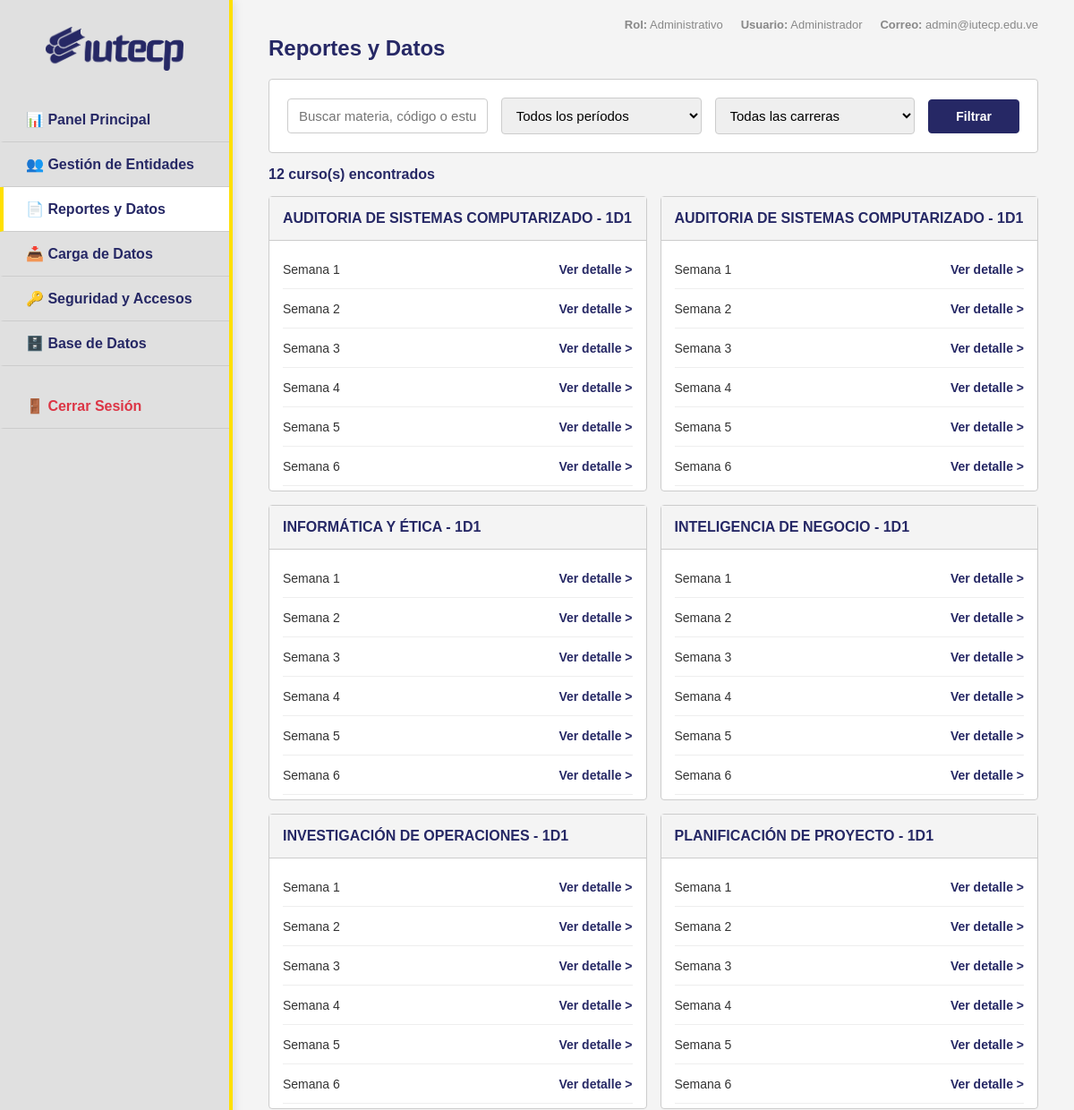
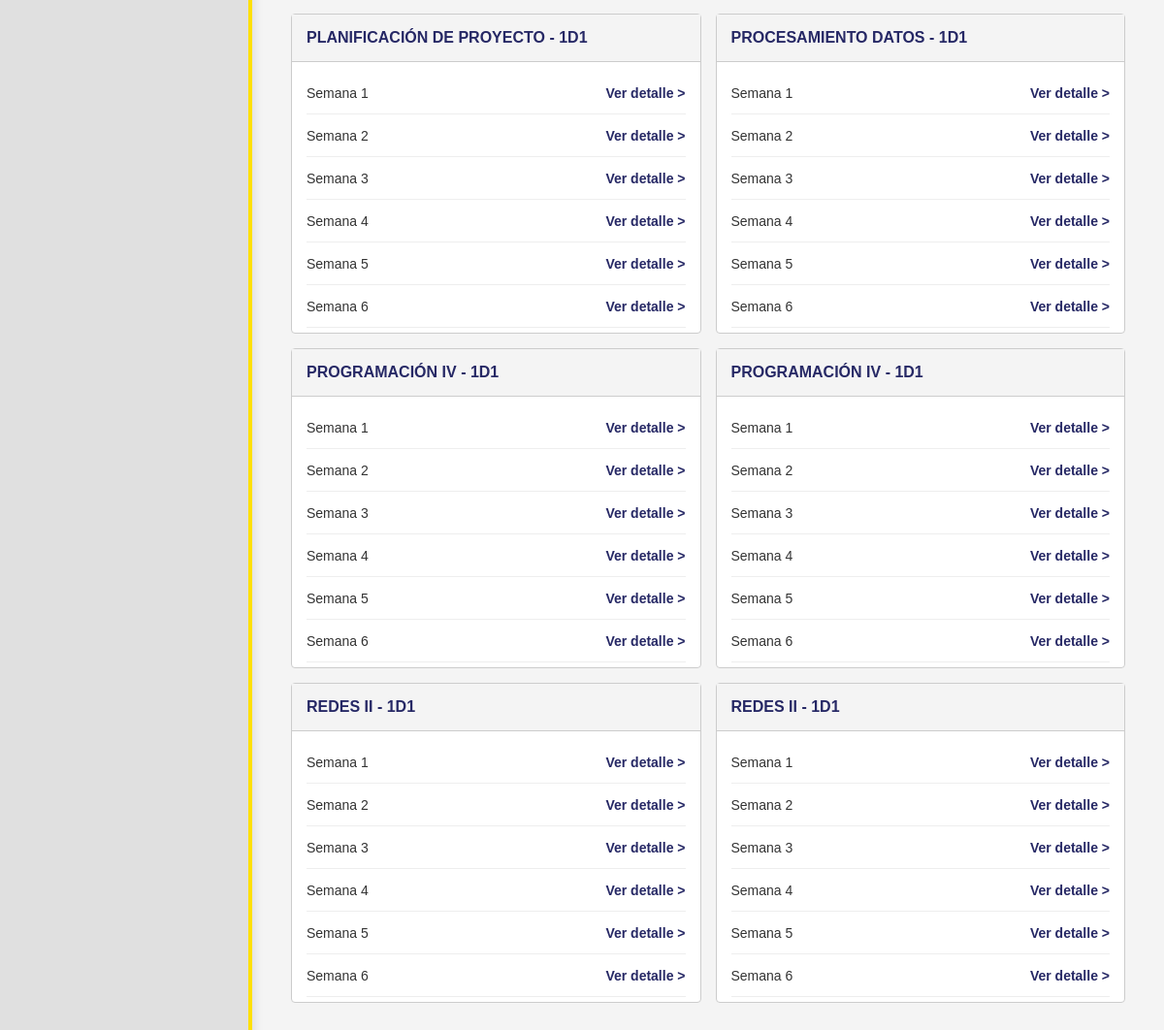
Page /admin/reportes.php (signed in) on the earlier database version (2 pictures, top to bottom).
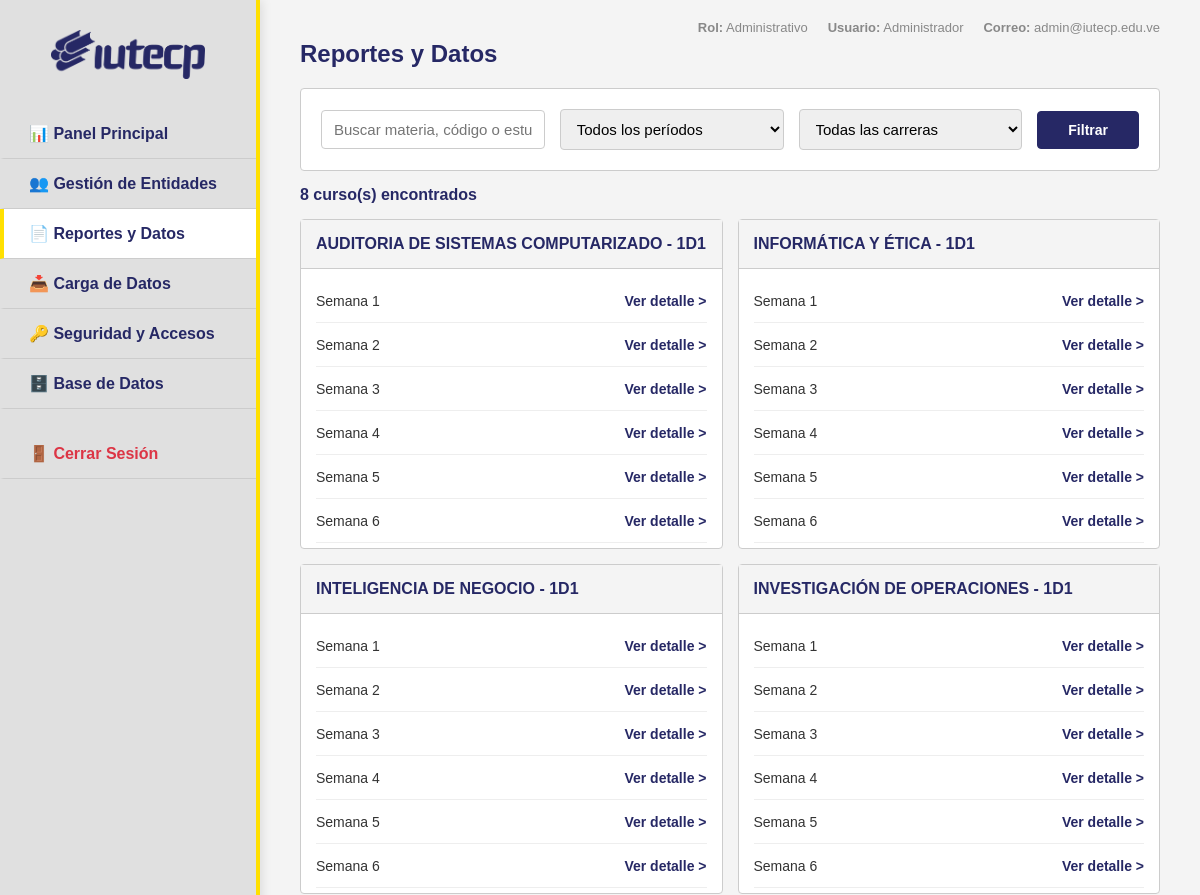
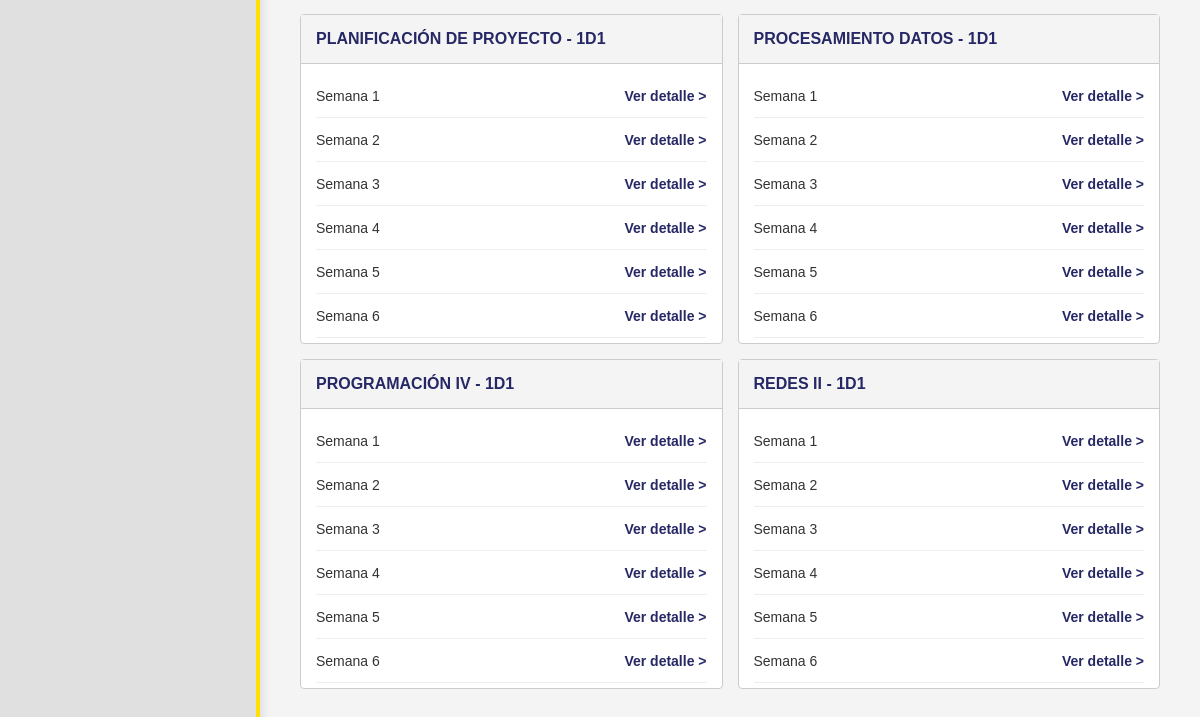
Same page on the later database version (2 pictures, top to bottom).
### tables this page shows
CREATE TABLE `cursos` (
  `id` int(11) NOT NULL AUTO_INCREMENT,
  `nombre` varchar(255) NOT NULL,
  `codigo` varchar(50) DEFAULT NULL,
  `carrera_id` int(11) DEFAULT NULL,
  `profesor_id` int(11) DEFAULT NULL,
  `aula` varchar(100) DEFAULT NULL,
  `seccion` varchar(20) DEFAULT NULL,
  `horario` varchar(100) DEFAULT NULL,
  `trayecto` int(11) NOT NULL DEFAULT 1,
  `creditos` int(11) NOT NULL DEFAULT 0,
  `tipo` enum('Obligatoria','Electiva') NOT NULL DEFAULT 'Obligatoria',
  `activo` tinyint(1) DEFAULT 1,
  `created_at` timestamp NULL DEFAULT current_timestamp(),
  PRIMARY KEY (`id`),
  KEY `profesor_id` (`profesor_id`),
  KEY `carrera_id` (`carrera_id`),
  CONSTRAINT `cursos_ibfk_1` FOREIGN KEY (`profesor_id`) REFERENCES `usuarios` (`id`),
  CONSTRAINT `cursos_ibfk_2` FOREIGN KEY (`carrera_id`) REFERENCES `carreras` (`id`)
);

### includes/academico.php (called while the page is built, shortened)
<?php
function obtenerPeriodoActual(): string {
    global $pdo;
    if (isset($pdo)) {
        try {
            $stmt = $pdo->prepare("SELECT valor FROM configuracion WHERE clave = ?");
            $stmt->execute(['periodo_activo']);
            $periodo = $stmt->fetchColumn();
            if ($periodo) return $periodo;
        } catch (Exception $e) {}
    }
    $anio = date('Y');
    return "$anio-$cuatri";
}

### admin/reportes.php (the view, shortened to what this page needs)
<?php
require_once __DIR__ . "/../includes/config.php";
require_once __DIR__ . "/../includes/academico.php";
require_once __DIR__ . "/includes/header.php";
$periodo_selected = $_GET['periodo'] ?? '';
$search = trim($_GET['search'] ?? '');
$current = obtenerPeriodoActual();
$where_clauses = ["c.activo = 1"];
$params = [];
$where_sql = implode(' AND ', $where_clauses);
$join_sql = "";
$join_params = [];
$stmt = $pdo->prepare("
    SELECT DISTINCT c.id, c.nombre, c.codigo, c.seccion,
           u.nombre_completo as profesor,
           cr.nombre as carrera_nombre
    FROM cursos c
    LEFT JOIN inscripciones i ON i.curso_id = c.id $join_sql
    LEFT JOIN usuarios ue ON ue.id = i.estudiante_id
    JOIN usuarios u ON u.id = c.profesor_id
    JOIN carreras cr ON cr.id = c.carrera_id
    WHERE $where_sql
    ORDER BY cr.nombre, c.nombre
");
$stmt->execute(array_merge($join_params, $params));
$cursos = $stmt->fetchAll();
$detail_periodo = !empty($periodo_selected) ? $periodo_selected : $current;
?>
<div id="admin-reports">
    <h2 style="color:var(--primary);margin-bottom:20px">Reportes y Datos</h2>
    <div class="card" style="margin-bottom:15px">
        <div class="filters">
            <form method="GET" action="" style="display:contents" onkeydown="if(event.key==='Enter'&&event.target.tagName!=='TEXTAREA'){event.preventDefault();this.querySelector('button[type=submit]').click()}">
                <input type="text" name="search" placeholder="Buscar materia, código o estudiante..." value="<?= htmlspecialchars($search) ?>" />
                <select name="periodo">
                    <option value="">Todos los períodos</option>
                </select>
                <select name="carrera">
                    <option value="">Todas las carreras</option>
                </select>
                <button type="submit" class="btn btn-primary">Filtrar</button>
            </form>
        </div>
    </div>
    <div id="admin-reports-list">
        <?php if (empty($cursos)): ?>
        <p style="padding:20px;text-align:center;color:#888">No hay cursos para este período.</p>
        <?php else: ?>
        <h3 style="color:var(--secondary);margin-bottom:15px;font-size:16px">
            <?= count($cursos) ?> curso(s) encontrados
        </h3>
        <div class="admin-accordions-grid">
            <?php foreach ($cursos as $curso): ?>
            <details class="class-accordion" open>
                <summary><?= htmlspecialchars($curso['nombre'] ?? '') ?><?= $curso['seccion'] ? ' - ' . htmlspecialchars($curso['seccion']) : '' ?></summary>
                <ul class="weeks-list">
                    <?php for ($w = 1; $w <= 12; $w++): ?>
                    <li class="clickable-week" onclick="viewReportDetalle(<?= $curso['id'] ?>, <?= $w ?>, '<?= htmlspecialchars($curso['nombre'] ?? '', ENT_QUOTES) ?>', '<?= $detail_periodo ?>')">
                        <span>Semana <?= $w ?></span>
                        <span style="color:var(--secondary);font-weight:bold">Ver detalle ></span>
                    </li>
                    <?php endfor; ?>
                </ul>
            </details>
            <?php endforeach; ?>
        </div>
        <?php endif; ?>
    </div>
</div>
<?php require_once __DIR__ . "/includes/footer.php"; ?>

Differences in the rows shown:
removed cursos: nombre "AUDITORIA DE SISTEMAS COMPUTARIZADO", seccion "1D1"
removed cursos: nombre "PLANIFICACIÓN DE PROYECTO", seccion "1D1"
removed cursos: nombre "PROGRAMACIÓN IV", seccion "1D1"
removed cursos: nombre "REDES II", seccion "1D1"
Other differences:
count($cursos): "12" → "8"
